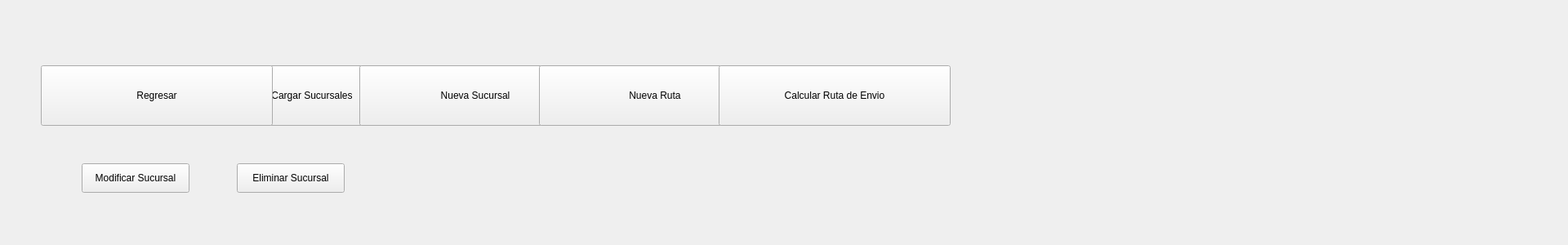
<?xml version="1.0" encoding="UTF-8"?>
<ui version="4.0">
 <class>PanelAccioneSucursales</class>
 <widget class="QWidget" name="PanelAccioneSucursales">
  <property name="geometry">
   <rect>
    <x>0</x>
    <y>0</y>
    <width>1920</width>
    <height>300</height>
   </rect>
  </property>
  <property name="minimumSize">
   <size>
    <width>0</width>
    <height>0</height>
   </size>
  </property>
  <property name="windowTitle">
   <string>Form</string>
  </property>
  <property name="styleSheet">
   <string notr="true">background: qlineargradient(
        x1:0, y1:0,
        x2:1, y2:0,
        stop:0 #2C313A,
        stop:1 #353B45
    );</string>
  </property>
  <widget class="QPushButton" name="btnCargarSucursales">
   <property name="geometry">
    <rect>
     <x>240</x>
     <y>80</y>
     <width>284</width>
     <height>74</height>
    </rect>
   </property>
   <property name="text">
    <string>Cargar Sucursales</string>
   </property>
  </widget>
  <widget class="QPushButton" name="btnNuevaSucursal">
   <property name="geometry">
    <rect>
     <x>440</x>
     <y>80</y>
     <width>284</width>
     <height>74</height>
    </rect>
   </property>
   <property name="text">
    <string>Nueva Sucursal</string>
   </property>
  </widget>
  <widget class="QPushButton" name="btnNuevaRuta">
   <property name="geometry">
    <rect>
     <x>660</x>
     <y>80</y>
     <width>284</width>
     <height>74</height>
    </rect>
   </property>
   <property name="text">
    <string>Nueva Ruta</string>
   </property>
  </widget>
  <widget class="QPushButton" name="btnCalcularRuta">
   <property name="geometry">
    <rect>
     <x>880</x>
     <y>80</y>
     <width>284</width>
     <height>74</height>
    </rect>
   </property>
   <property name="text">
    <string>Calcular Ruta de Envio</string>
   </property>
  </widget>
  <widget class="QPushButton" name="btnRegresar">
   <property name="geometry">
    <rect>
     <x>50</x>
     <y>80</y>
     <width>284</width>
     <height>74</height>
    </rect>
   </property>
   <property name="text">
    <string>Regresar</string>
   </property>
  </widget>
  <widget class="QPushButton" name="btnModificarSucursal">
   <property name="geometry">
    <rect>
     <x>100</x>
     <y>200</y>
     <width>132</width>
     <height>36</height>
    </rect>
   </property>
   <property name="text">
    <string>Modificar Sucursal</string>
   </property>
  </widget>
  <widget class="QPushButton" name="btnEliminarSucursal">
   <property name="geometry">
    <rect>
     <x>290</x>
     <y>200</y>
     <width>132</width>
     <height>36</height>
    </rect>
   </property>
   <property name="text">
    <string>Eliminar Sucursal</string>
   </property>
  </widget>
 </widget>
 <resources/>
 <connections/>
</ui>
